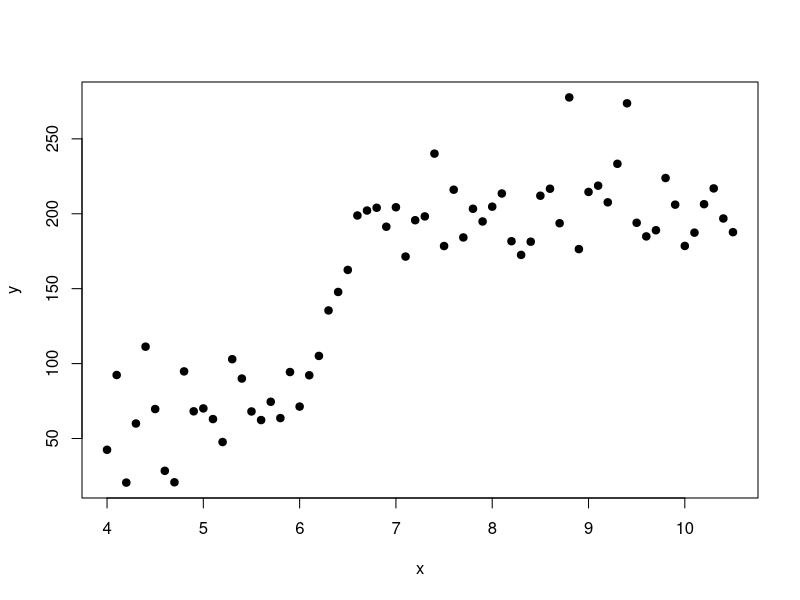

R code for this plot: (Note: this script raises an error after producing the figure.)
##########################
#Generate artificial data#
##########################
x <- seq(4, 10.5, 0.1)
A <- 150
M <- 6.2
S <- 0.3

set.seed(123)
y <- A / (1+exp((M-x)/S))+rgamma(length(x), 5, 0.08)
plot(x, y, pch=19)

df <- data.frame(x=x, y=y)

##############
#Create model#
##############

Asym_jags <- function() {
  
  # Likelihood
  for (i in 1:N){
    y[i]    ~ dnorm(mu[i], tau1)
    
    mu[i]  <- Asymptote / (1+exp((Midpoint-x[i])/Scale))}

  # Priors
  sigma1     ~ dexp(.001)
  tau1       <- 1/(sigma1 * sigma1)
  
  Asymptote ~ dgamma(1, .001)
  Midpoint  ~ dnorm(0, 1/10^2)
  Scale     ~ dt(0, 1/10^2, 1)}

##################################
#Fit initiation params for chains#
##################################

data_for_Asym.mod <- list(N=nrow(df), x=df$x, y=df$y)
initstart         <- function(){list(Asymptote=runif(1), Midpoint=runif(1), Scale=runif(1), sigma1=runif(1))}
save_params       <- c("Asymptote", "Midpoint", "Scale")

################
#Run Jags model#
################

Jags_mod <- jags(data = data_for_Asym.mod,
                 model.file = Asym_jags,
                 inits = initstart,
                 parameters.to.save = save_params,
                 n.iter = 50000,
                 n.burnin = 10000,
                 n.thin = 10,
                 n.chains = 2)

################################
#Plot the chains and posteriors#
################################

plot(as.mcmc(Jags_mod), density=F)
plot(as.mcmc(Jags_mod), trace=F)

#Estimation of Asymptote
print(mu_A <- mean(Jags_mod$BUGSoutput$sims.list$Asymptote))

#Estimation of Midpoint
print(mu_M <- mean(Jags_mod$BUGSoutput$sims.list$Midpoint))

#Estimation of scale
print(mu_S <- mean(Jags_mod$BUGSoutput$sims.list$Scale))

plot(df$x, df$y, pch=19, xlab="pH", ylab="Bicarbonate [mg/L]")
lines(x=df$x, y=mu_A/ (1+exp((mu_M-x)/mu_S)), col="red", lwd=2)
dev.off()
